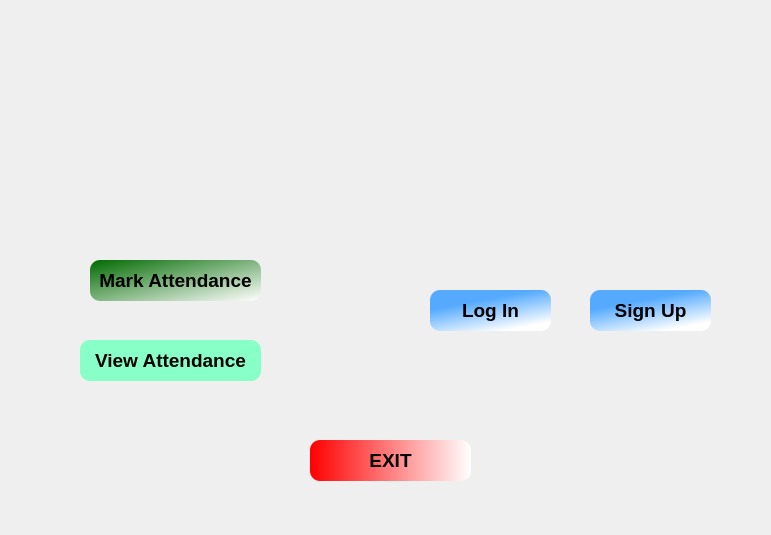
<?xml version="1.0" encoding="UTF-8"?>
<ui version="4.0">
 <class>Form</class>
 <widget class="QWidget" name="Form">
  <property name="geometry">
   <rect>
    <x>0</x>
    <y>0</y>
    <width>771</width>
    <height>535</height>
   </rect>
  </property>
  <property name="windowTitle">
   <string>Home Page</string>
  </property>
  <widget class="QLabel" name="label">
   <property name="geometry">
    <rect>
     <x>20</x>
     <y>10</y>
     <width>741</width>
     <height>511</height>
    </rect>
   </property>
   <property name="styleSheet">
    <string notr="true">background-image: url(:/newPrefix/Icons/Home_Bg.jpeg);</string>
   </property>
   <property name="text">
    <string/>
   </property>
   <property name="pixmap">
    <pixmap>../Icons/Home_Bg.jpeg</pixmap>
   </property>
   <property name="scaledContents">
    <bool>true</bool>
   </property>
  </widget>
  <widget class="QPushButton" name="pushButton">
   <property name="geometry">
    <rect>
     <x>90</x>
     <y>260</y>
     <width>171</width>
     <height>41</height>
    </rect>
   </property>
   <property name="font">
    <font>
     <pointsize>14</pointsize>
     <weight>75</weight>
     <bold>true</bold>
    </font>
   </property>
   <property name="styleSheet">
    <string notr="true">background-color: qlineargradient(spread:pad, x1:0, y1:0, x2:1, y2:1, stop:0 rgba(0, 106, 0, 255), stop:1 rgba(255, 255, 255, 255));

border-radius: 10px; /* Adjust the radius to control the curve */

</string>
   </property>
   <property name="text">
    <string>Mark Attendance</string>
   </property>
   <property name="autoDefault">
    <bool>false</bool>
   </property>
  </widget>
  <widget class="QPushButton" name="pushButton_2">
   <property name="geometry">
    <rect>
     <x>310</x>
     <y>440</y>
     <width>161</width>
     <height>41</height>
    </rect>
   </property>
   <property name="font">
    <font>
     <pointsize>14</pointsize>
     <weight>75</weight>
     <bold>true</bold>
    </font>
   </property>
   <property name="styleSheet">
    <string notr="true">background-color: qlineargradient(spread:pad, x1:0, y1:0, x2:1, y2:0, stop:0 rgba(255, 0, 0, 255), stop:1 rgba(255, 255, 255, 255));
border-radius: 10px; /* Adjust the radius to control the curve */

</string>
   </property>
   <property name="text">
    <string>EXIT</string>
   </property>
   <property name="autoDefault">
    <bool>false</bool>
   </property>
  </widget>
  <widget class="QPushButton" name="pushButton_3">
   <property name="geometry">
    <rect>
     <x>430</x>
     <y>290</y>
     <width>121</width>
     <height>41</height>
    </rect>
   </property>
   <property name="font">
    <font>
     <pointsize>14</pointsize>
     <weight>75</weight>
     <bold>true</bold>
    </font>
   </property>
   <property name="styleSheet">
    <string notr="true">background-color: qlineargradient(spread:pad, x1:0.471, y1:0.227364, x2:0.831, y2:0.875, stop:0 rgba(85, 170, 255, 255), stop:1 rgba(255, 255, 255, 255));
border-radius: 10px; /* Adjust the radius to control the curve */

</string>
   </property>
   <property name="text">
    <string>Log In</string>
   </property>
   <property name="autoDefault">
    <bool>false</bool>
   </property>
  </widget>
  <widget class="QPushButton" name="pushButton_4">
   <property name="geometry">
    <rect>
     <x>590</x>
     <y>290</y>
     <width>121</width>
     <height>41</height>
    </rect>
   </property>
   <property name="font">
    <font>
     <pointsize>14</pointsize>
     <weight>75</weight>
     <bold>true</bold>
    </font>
   </property>
   <property name="styleSheet">
    <string notr="true">background-color: qlineargradient(spread:pad, x1:0.471, y1:0.227364, x2:0.831, y2:0.875, stop:0 rgba(85, 170, 255, 255), stop:1 rgba(255, 255, 255, 255));
border-radius: 10px; /* Adjust the radius to control the curve */

</string>
   </property>
   <property name="text">
    <string>Sign Up</string>
   </property>
   <property name="autoDefault">
    <bool>false</bool>
   </property>
  </widget>
  <widget class="QLabel" name="label_2">
   <property name="geometry">
    <rect>
     <x>90</x>
     <y>60</y>
     <width>161</width>
     <height>161</height>
    </rect>
   </property>
   <property name="text">
    <string/>
   </property>
   <property name="pixmap">
    <pixmap>../Icons/student_mark_attedance_logo.png</pixmap>
   </property>
   <property name="scaledContents">
    <bool>true</bool>
   </property>
  </widget>
  <widget class="QLabel" name="label_3">
   <property name="geometry">
    <rect>
     <x>460</x>
     <y>60</y>
     <width>221</width>
     <height>211</height>
    </rect>
   </property>
   <property name="text">
    <string/>
   </property>
   <property name="pixmap">
    <pixmap>../Icons/faculty_icon.jpg</pixmap>
   </property>
   <property name="scaledContents">
    <bool>true</bool>
   </property>
  </widget>
  <widget class="QPushButton" name="pushButton_5">
   <property name="geometry">
    <rect>
     <x>80</x>
     <y>340</y>
     <width>181</width>
     <height>41</height>
    </rect>
   </property>
   <property name="font">
    <font>
     <pointsize>14</pointsize>
     <weight>75</weight>
     <bold>true</bold>
    </font>
   </property>
   <property name="styleSheet">
    <string notr="true">border-radius: 10px; /* Adjust the radius to control the curve */
background-color: rgb(135, 255, 199);

</string>
   </property>
   <property name="text">
    <string>View Attendance</string>
   </property>
   <property name="autoDefault">
    <bool>false</bool>
   </property>
  </widget>
 </widget>
 <resources>
  <include location="ui_resources_files.qrc"/>
 </resources>
 <connections/>
</ui>
